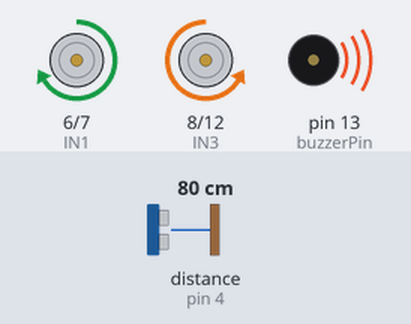
Simulated run of this sketch. Board: Arduino Uno, built with avr-gcc and run on an emulated ATmega328P. On the bench: motor-driver pin pairs drawn as motors (green arrow = first pin HIGH = forward, orange = second pin HIGH = backward, longer = more drive, scaled by the enable pin), buzzer (waves = sounding). Wiring (inferred from the names in the program): ultrasonic range finder: trigger pin 11; echo pin 4. The inputs (shaded band) are chosen by the test bench; at power-on: distance to the obstacle (sensor on pin 4) 80 cm. The echo pulse lasts 58.3 µs per cm.

Above: at 2.2 s.
2.3 s: distance to the obstacle (sensor on pin 4) set to 88 cm
At 3.4 s:
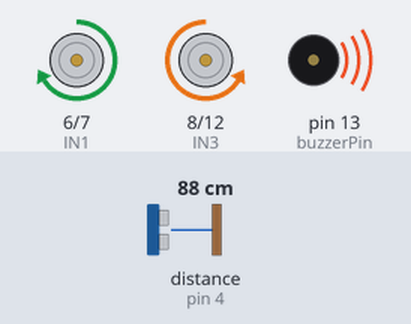
3.8 s: distance to the obstacle (sensor on pin 4) set to 97 cm
At 5.0 s:
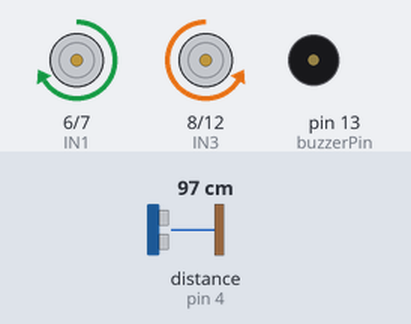
5.3 s: distance to the obstacle (sensor on pin 4) set to 2 cm
At 6.2 s:
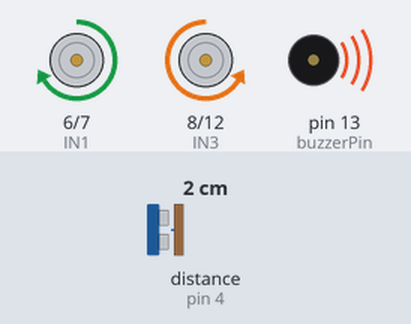
6.8 s: distance to the obstacle (sensor on pin 4) set to 120 cm
At 7.4 s:
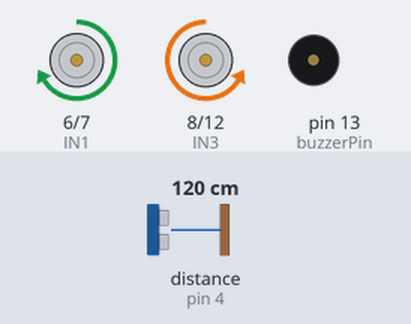
Timing chart, 0 to 9.3 s (numbered marks = the images above; inputs shaded):
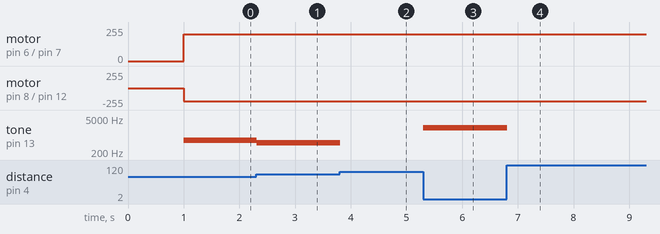

Measured:
- the behaviour switches between 92 and 93 cm on distance to the obstacle (sensor on pin 4) (found by bisection; images 1 and 2)
- after the input at 2.3 s, tone on pin 13 (buzzerPin): 616 Hz → 472 Hz at once
- after the input at 3.8 s, tone on pin 13 (buzzerPin): 472 Hz → silent at once
- after the input at 5.3 s, tone on pin 13 (buzzerPin): silent → 2000 Hz at once
- after the input at 6.8 s, tone on pin 13 (buzzerPin): 2000 Hz → silent at once

The sketch:

Motor_y_sensor.ino
```cpp
// ===== SENSOR ULTRASONICO Y BUZZER =====
const int trigPin = 11;
const int echoPin = 4;
const int buzzerPin = 13; // (Usa un buzzer pasivo para que pueda variar el tono)

// ===== DRIVER LADO IZQUIERDO =====
const int IN1 = 6;
const int IN2 = 7;
const int ENA = 9;

// ===== DRIVER LADO DERECHO =====
const int IN3 = 8;
const int IN4 = 12;
const int ENB = 10;

// Velocidad de los motores
const int velocidad = 200;

void setup() {
  // Sensor y Buzzer
  pinMode(trigPin, OUTPUT);
  pinMode(echoPin, INPUT);
  pinMode(buzzerPin, OUTPUT);

  // Motores
  pinMode(IN1, OUTPUT);
  pinMode(IN2, OUTPUT);
  pinMode(ENA, OUTPUT);

  pinMode(IN3, OUTPUT);
  pinMode(IN4, OUTPUT);
  pinMode(ENB, OUTPUT);

  detener();
  delay(1000);
}

void loop() {
  // 1. Medir la distancia actual del sensor
  long distancia = medirDistancia();

  // 2. Todos los motores irán hacia atrás todo el tiempo
  atras();

  // 3. Evaluar la proximidad del objeto mientras retrocede
  if (distancia > 0 && distancia <= 90) {
    // Si hay un objeto a 90 cm o menos, el buzzer suena con intensidad variable
    int frecuencia = map(distancia, 1, 90, 2000, 400);
    tone(buzzerPin, frecuencia);
  }
  else {
    // Si está a más de 90 cm o no hay obstáculos cercanos, el buzzer se apaga
    noTone(buzzerPin);
  }
}

long medirDistancia() {
  digitalWrite(trigPin, LOW);
  delayMicroseconds(2);
  digitalWrite(trigPin, HIGH);
  delayMicroseconds(10);
  digitalWrite(trigPin, LOW);

  long duracion = pulseIn(echoPin, HIGH, 30000); // Timeout de 30ms
  long distanciaCm = duracion * 0.034 / 2;
  return distanciaCm;
}

void atras() {
  // Lado izquierdo
  digitalWrite(IN1, HIGH);
  digitalWrite(IN2, LOW);

  // Lado derecho (invertido respecto al izquierdo para empujar hacia el mismo lado)
  digitalWrite(IN3, LOW);
  digitalWrite(IN4, HIGH);

  analogWrite(ENA, velocidad);
  analogWrite(ENB, velocidad);
}

void detener() {
  analogWrite(ENA, 0);
  analogWrite(ENB, 0);
  digitalWrite(IN1, LOW);
  digitalWrite(IN2, LOW);
  digitalWrite(IN3, LOW);
  digitalWrite(IN4, LOW);
}
```
